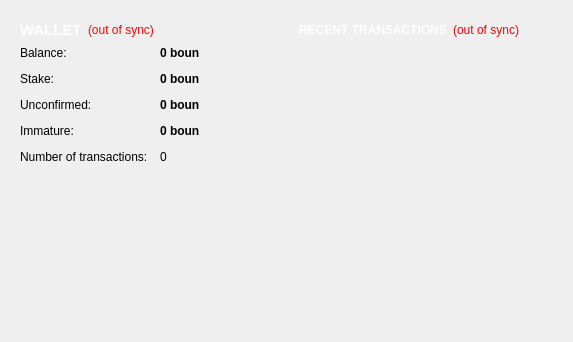
<?xml version="1.0" encoding="UTF-8"?>
<ui version="4.0">
 <class>OverviewPage</class>
 <widget class="QWidget" name="OverviewPage">
  <property name="geometry">
   <rect>
    <x>0</x>
    <y>0</y>
    <width>573</width>
    <height>342</height>
   </rect>
  </property>
  <property name="windowTitle">
   <string>Form</string>
  </property>
  <property name="styleSheet">
   <string notr="true">#OverviewPage { color: #ededed; }</string>
  </property>
  <layout class="QHBoxLayout" name="horizontalLayout" stretch="1,1">
   <item>
    <layout class="QVBoxLayout" name="verticalLayout_2">
     <item>
      <widget class="QFrame" name="frame">
       <property name="styleSheet">
        <string notr="true">#frame { background-color: qlineargradient(spread:pad, x1:0, y1:0, x2:0, y2:1, stop:0 rgba(0,0,0,0), stop:1.0 rgba(0,0,0,0)); }</string>
       </property>
       <layout class="QVBoxLayout" name="verticalLayout_4">
        <item>
         <layout class="QHBoxLayout" name="horizontalLayout_4">
          <item>
           <widget class="QLabel" name="label_5">
            <property name="font">
             <font>
              <pointsize>11</pointsize>
              <weight>75</weight>
              <bold>true</bold>
             </font>
            </property>
            <property name="styleSheet">
             <string notr="true">color: #ffffff;</string>
            </property>
            <property name="text">
             <string>WALLET</string>
            </property>
           </widget>
          </item>
          <item>
           <widget class="QLabel" name="labelWalletStatus">
            <property name="toolTip">
             <string>The displayed information may be out of date. Your wallet automatically synchronizes with the Bountycoin network after a connection is established, but this process has not completed yet.</string>
            </property>
            <property name="styleSheet">
             <string notr="true">QLabel { color: red; }</string>
            </property>
            <property name="text">
             <string notr="true">(out of sync)</string>
            </property>
            <property name="alignment">
             <set>Qt::AlignLeading|Qt::AlignLeft|Qt::AlignVCenter</set>
            </property>
           </widget>
          </item>
          <item>
           <spacer name="horizontalSpacer_2">
            <property name="orientation">
             <enum>Qt::Horizontal</enum>
            </property>
            <property name="sizeHint" stdset="0">
             <size>
              <width>40</width>
              <height>20</height>
             </size>
            </property>
           </spacer>
          </item>
         </layout>
        </item>
        <item>
         <layout class="QFormLayout" name="formLayout_2">
          <property name="fieldGrowthPolicy">
           <enum>QFormLayout::AllNonFixedFieldsGrow</enum>
          </property>
          <property name="horizontalSpacing">
           <number>12</number>
          </property>
          <property name="verticalSpacing">
           <number>12</number>
          </property>
          <item row="0" column="0">
           <widget class="QLabel" name="label">
            <property name="styleSheet">
             <string notr="true">color: #000000;</string>
            </property>
            <property name="text">
             <string>Balance:</string>
            </property>
           </widget>
          </item>
          <item row="0" column="1">
           <widget class="QLabel" name="labelBalance">
            <property name="font">
             <font>
              <weight>75</weight>
              <bold>true</bold>
             </font>
            </property>
            <property name="cursor">
             <cursorShape>IBeamCursor</cursorShape>
            </property>
            <property name="toolTip">
             <string>Your current balance</string>
            </property>
            <property name="styleSheet">
             <string notr="true">color: #000000;</string>
            </property>
            <property name="text">
             <string notr="true">0 boun</string>
            </property>
            <property name="textInteractionFlags">
             <set>Qt::LinksAccessibleByMouse|Qt::TextSelectableByKeyboard|Qt::TextSelectableByMouse</set>
            </property>
           </widget>
          </item>
          <item row="1" column="0">
           <widget class="QLabel" name="label_6">
            <property name="styleSheet">
             <string notr="true">color: #000000;</string>
            </property>
            <property name="text">
             <string>Stake:</string>
            </property>
           </widget>
          </item>
          <item row="1" column="1">
           <widget class="QLabel" name="labelStake">
            <property name="font">
             <font>
              <weight>75</weight>
              <bold>true</bold>
             </font>
            </property>
            <property name="cursor">
             <cursorShape>IBeamCursor</cursorShape>
            </property>
            <property name="toolTip">
             <string>Total of coins that was staked, and do not yet count toward the current balance</string>
            </property>
            <property name="styleSheet">
             <string notr="true">color: #000000;</string>
            </property>
            <property name="text">
             <string notr="true">0 boun</string>
            </property>
            <property name="textInteractionFlags">
             <set>Qt::LinksAccessibleByMouse|Qt::TextSelectableByKeyboard|Qt::TextSelectableByMouse</set>
            </property>
           </widget>
          </item>
          <item row="2" column="0">
           <widget class="QLabel" name="label_3">
            <property name="styleSheet">
             <string notr="true">color: #000000;</string>
            </property>
            <property name="text">
             <string>Unconfirmed:</string>
            </property>
           </widget>
          </item>
          <item row="2" column="1">
           <widget class="QLabel" name="labelUnconfirmed">
            <property name="font">
             <font>
              <weight>75</weight>
              <bold>true</bold>
             </font>
            </property>
            <property name="cursor">
             <cursorShape>IBeamCursor</cursorShape>
            </property>
            <property name="toolTip">
             <string>Total of transactions that have yet to be confirmed, and do not yet count toward the current balance</string>
            </property>
            <property name="styleSheet">
             <string notr="true">color: #000000;</string>
            </property>
            <property name="text">
             <string notr="true">0 boun</string>
            </property>
            <property name="textInteractionFlags">
             <set>Qt::LinksAccessibleByMouse|Qt::TextSelectableByKeyboard|Qt::TextSelectableByMouse</set>
            </property>
           </widget>
          </item>
          <item row="3" column="0">
           <widget class="QLabel" name="labelImmatureText">
            <property name="styleSheet">
             <string notr="true">color: #000000;</string>
            </property>
            <property name="text">
             <string>Immature:</string>
            </property>
           </widget>
          </item>
          <item row="3" column="1">
           <widget class="QLabel" name="labelImmature">
            <property name="font">
             <font>
              <weight>75</weight>
              <bold>true</bold>
             </font>
            </property>
            <property name="toolTip">
             <string>Mined balance that has not yet matured</string>
            </property>
            <property name="styleSheet">
             <string notr="true">color: #000000;</string>
            </property>
            <property name="text">
             <string notr="true">0 boun</string>
            </property>
            <property name="textInteractionFlags">
             <set>Qt::LinksAccessibleByMouse|Qt::TextSelectableByKeyboard|Qt::TextSelectableByMouse</set>
            </property>
           </widget>
          </item>
          <item row="4" column="0">
           <widget class="QLabel" name="label_2">
            <property name="styleSheet">
             <string notr="true">color: #000000;</string>
            </property>
            <property name="text">
             <string>Number of transactions:</string>
            </property>
           </widget>
          </item>
          <item row="4" column="1">
           <widget class="QLabel" name="labelNumTransactions">
            <property name="toolTip">
             <string>Total number of transactions in wallet</string>
            </property>
            <property name="styleSheet">
             <string notr="true">color: #000000;</string>
            </property>
            <property name="text">
             <string notr="true">0</string>
            </property>
           </widget>
          </item>
         </layout>
        </item>
       </layout>
      </widget>
     </item>
     <item>
      <spacer name="verticalSpacer">
       <property name="orientation">
        <enum>Qt::Vertical</enum>
       </property>
       <property name="sizeHint" stdset="0">
        <size>
         <width>20</width>
         <height>40</height>
        </size>
       </property>
      </spacer>
     </item>
     <item>
      <widget class="QLabel" name="label_6">
       <property name="text">
        <string/>
       </property>
       <property name="pixmap">
        <pixmap resource="../bitcoin.qrc">:/images/backg</pixmap>
       </property>
       <property name="scaledContents">
        <bool>false</bool>
       </property>
       <property name="alignment">
        <set>Qt::AlignCenter</set>
       </property>
       <property name="margin">
        <number>-2</number>
       </property>
      </widget>
     </item>
    </layout>
   </item>
   <item>
    <layout class="QVBoxLayout" name="verticalLayout_3">
     <item>
      <widget class="QFrame" name="frame_2">
       <property name="styleSheet">
        <string notr="true">#frame_2 { background-color: qlineargradient(spread:pad, x1:0, y1:0, x2:0, y2:1, stop:0 rgba(0,0,0,0), stop:1.0 rgba(0,0,0,0)); }</string>
       </property>
       <layout class="QVBoxLayout" name="verticalLayout">
        <item>
         <layout class="QHBoxLayout" name="horizontalLayout_2">
          <item>
           <widget class="QLabel" name="label_4">
            <property name="styleSheet">
             <string notr="true">color: #ffffff;</string>
            </property>
            <property name="text">
             <string>&lt;b&gt;RECENT TRANSACTIONS&lt;/b&gt;</string>
            </property>
           </widget>
          </item>
          <item>
           <widget class="QLabel" name="labelTransactionsStatus">
            <property name="toolTip">
             <string>The displayed information may be out of date. Your wallet automatically synchronizes with the Bountycoin network after a connection is established, but this process has not completed yet.</string>
            </property>
            <property name="styleSheet">
             <string notr="true">QLabel { color: red; }</string>
            </property>
            <property name="text">
             <string notr="true">(out of sync)</string>
            </property>
            <property name="alignment">
             <set>Qt::AlignRight|Qt::AlignTrailing|Qt::AlignVCenter</set>
            </property>
           </widget>
          </item>
          <item>
           <spacer name="horizontalSpacer">
            <property name="orientation">
             <enum>Qt::Horizontal</enum>
            </property>
            <property name="sizeHint" stdset="0">
             <size>
              <width>40</width>
              <height>20</height>
             </size>
            </property>
           </spacer>
          </item>
         </layout>
        </item>
        <item>
         <widget class="QListView" name="listTransactions">
          <property name="styleSheet">
           <string notr="true">QListView { background: transparent; }</string>
          </property>
          <property name="frameShape">
           <enum>QFrame::NoFrame</enum>
          </property>
          <property name="verticalScrollBarPolicy">
           <enum>Qt::ScrollBarAlwaysOff</enum>
          </property>
          <property name="horizontalScrollBarPolicy">
           <enum>Qt::ScrollBarAlwaysOff</enum>
          </property>
          <property name="selectionMode">
           <enum>QAbstractItemView::NoSelection</enum>
          </property>
         </widget>
        </item>
       </layout>
      </widget>
     </item>
     <item>
      <spacer name="verticalSpacer_2">
       <property name="orientation">
        <enum>Qt::Vertical</enum>
       </property>
       <property name="sizeHint" stdset="0">
        <size>
         <width>20</width>
         <height>40</height>
        </size>
       </property>
      </spacer>
     </item>
    </layout>
   </item>
  </layout>
 </widget>
 <resources>
  <include location="../bitcoin.qrc"/>
 </resources>
 <connections/>
</ui>
